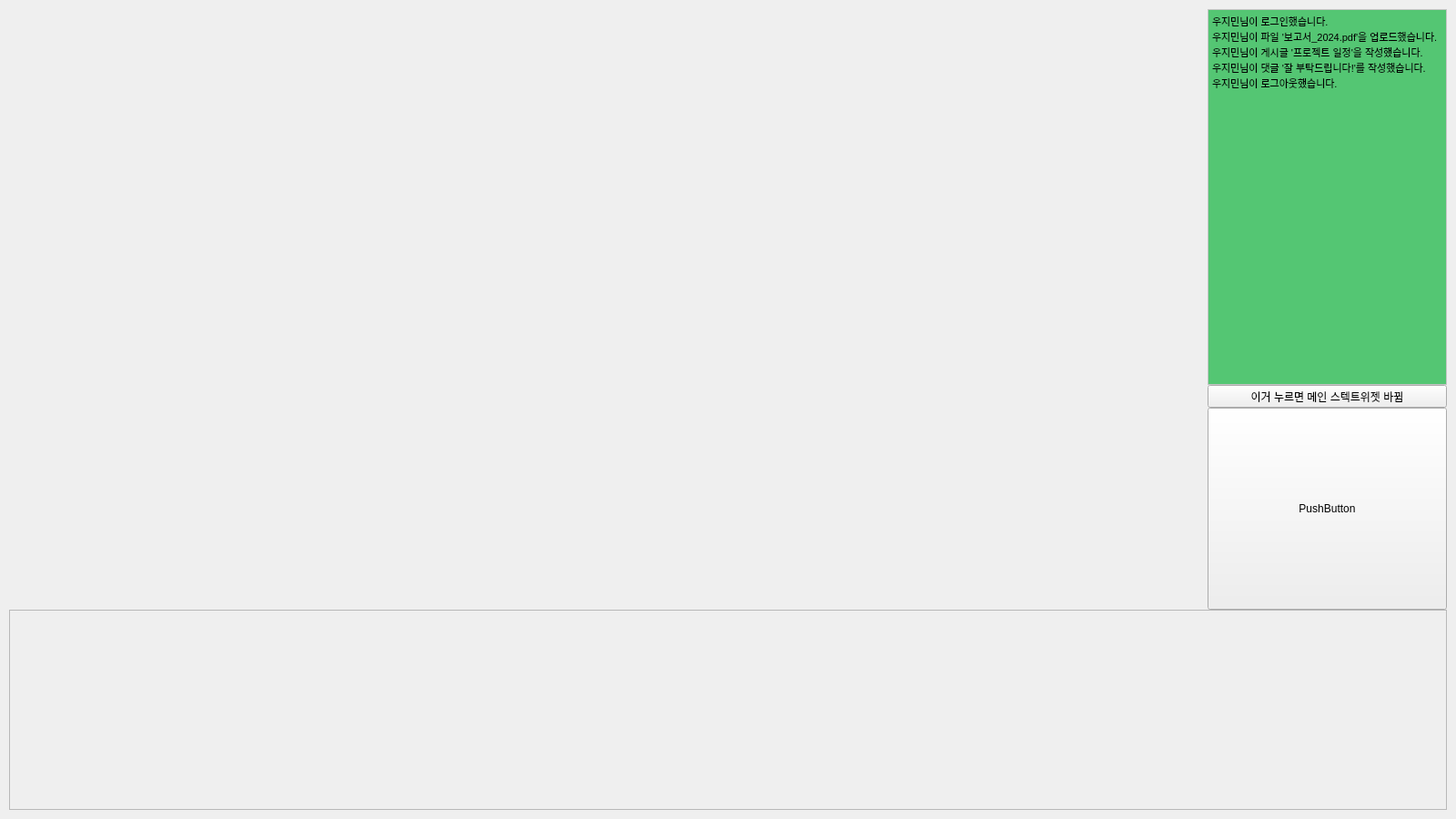
<?xml version="1.0" encoding="UTF-8"?>
<ui version="4.0">
 <class>MainWindow</class>
 <widget class="QMainWindow" name="MainWindow">
  <property name="geometry">
   <rect>
    <x>0</x>
    <y>0</y>
    <width>1600</width>
    <height>900</height>
   </rect>
  </property>
  <property name="minimumSize">
   <size>
    <width>1600</width>
    <height>900</height>
   </size>
  </property>
  <property name="windowTitle">
   <string>MainWindow</string>
  </property>
  <widget class="QWidget" name="centralwidget">
   <layout class="QVBoxLayout" name="verticalLayout_2">
    <property name="spacing">
     <number>0</number>
    </property>
    <property name="leftMargin">
     <number>10</number>
    </property>
    <property name="topMargin">
     <number>10</number>
    </property>
    <property name="rightMargin">
     <number>10</number>
    </property>
    <property name="bottomMargin">
     <number>10</number>
    </property>
    <item>
     <layout class="QVBoxLayout" name="verticalLayout" stretch="1,3,1">
      <property name="spacing">
       <number>0</number>
      </property>
      <property name="sizeConstraint">
       <enum>QLayout::SetDefaultConstraint</enum>
      </property>
      <item>
       <layout class="QHBoxLayout" name="horizontalLayout_3" stretch="4,2,2,4,2,2">
        <property name="spacing">
         <number>0</number>
        </property>
        <property name="rightMargin">
         <number>0</number>
        </property>
        <item>
         <layout class="QVBoxLayout" name="frm_p0_0"/>
        </item>
        <item>
         <layout class="QVBoxLayout" name="frm_p0_1"/>
        </item>
        <item>
         <layout class="QVBoxLayout" name="frm_p0_2"/>
        </item>
        <item>
         <layout class="QVBoxLayout" name="frm_p1_0"/>
        </item>
        <item>
         <layout class="QVBoxLayout" name="frm_p1_1"/>
        </item>
        <item>
         <layout class="QVBoxLayout" name="frm_p1_2"/>
        </item>
       </layout>
      </item>
      <item>
       <layout class="QHBoxLayout" name="horizontalLayout_2" stretch="5,1">
        <property name="spacing">
         <number>0</number>
        </property>
        <property name="leftMargin">
         <number>0</number>
        </property>
        <item>
         <widget class="QStackedWidget" name="stackedWidget">
          <property name="currentIndex">
           <number>1</number>
          </property>
          <widget class="QWidget" name="round_page">
           <layout class="QHBoxLayout" name="horizontalLayout_5" stretch="1,1">
            <property name="spacing">
             <number>0</number>
            </property>
            <property name="leftMargin">
             <number>0</number>
            </property>
            <property name="topMargin">
             <number>0</number>
            </property>
            <property name="rightMargin">
             <number>0</number>
            </property>
            <property name="bottomMargin">
             <number>0</number>
            </property>
            <item>
             <layout class="QGridLayout" name="gridLayout_2">
              <property name="spacing">
               <number>0</number>
              </property>
              <item row="0" column="0">
               <layout class="QVBoxLayout" name="basic_0"/>
              </item>
              <item row="1" column="0">
               <layout class="QVBoxLayout" name="basic_1"/>
              </item>
              <item row="2" column="0">
               <layout class="QVBoxLayout" name="basic_2"/>
              </item>
              <item row="3" column="0">
               <layout class="QVBoxLayout" name="basic_3"/>
              </item>
              <item row="4" column="0">
               <layout class="QVBoxLayout" name="basic_4"/>
              </item>
              <item row="0" column="1">
               <layout class="QVBoxLayout" name="basic_5"/>
              </item>
              <item row="1" column="1">
               <layout class="QVBoxLayout" name="basic_6"/>
              </item>
              <item row="2" column="1">
               <layout class="QVBoxLayout" name="basic_7"/>
              </item>
              <item row="3" column="1">
               <layout class="QVBoxLayout" name="basic_8"/>
              </item>
              <item row="4" column="1">
               <layout class="QVBoxLayout" name="basic_9"/>
              </item>
              <item row="0" column="2">
               <layout class="QVBoxLayout" name="basic_10"/>
              </item>
              <item row="1" column="2">
               <layout class="QVBoxLayout" name="basic_11"/>
              </item>
              <item row="2" column="2">
               <layout class="QVBoxLayout" name="basic_12"/>
              </item>
              <item row="3" column="2">
               <layout class="QVBoxLayout" name="basic_13"/>
              </item>
              <item row="4" column="2">
               <layout class="QVBoxLayout" name="basic_14"/>
              </item>
             </layout>
            </item>
            <item>
             <layout class="QGridLayout" name="gridLayout" rowstretch="1,1,1,1,1" columnstretch="1,1,1">
              <property name="spacing">
               <number>0</number>
              </property>
              <item row="0" column="0">
               <layout class="QVBoxLayout" name="basic_15"/>
              </item>
              <item row="1" column="0">
               <layout class="QVBoxLayout" name="basic_16"/>
              </item>
              <item row="2" column="0">
               <layout class="QVBoxLayout" name="basic_17"/>
              </item>
              <item row="3" column="0">
               <layout class="QVBoxLayout" name="basic_18"/>
              </item>
              <item row="4" column="0">
               <layout class="QVBoxLayout" name="basic_19"/>
              </item>
              <item row="0" column="1">
               <layout class="QVBoxLayout" name="basic_20"/>
              </item>
              <item row="1" column="1">
               <layout class="QVBoxLayout" name="basic_21"/>
              </item>
              <item row="2" column="1">
               <layout class="QVBoxLayout" name="basic_22"/>
              </item>
              <item row="3" column="1">
               <layout class="QVBoxLayout" name="basic_23"/>
              </item>
              <item row="4" column="1">
               <layout class="QVBoxLayout" name="basic_24"/>
              </item>
              <item row="0" column="2">
               <layout class="QVBoxLayout" name="basic_25"/>
              </item>
              <item row="1" column="2">
               <layout class="QVBoxLayout" name="basic_26"/>
              </item>
              <item row="2" column="2">
               <layout class="QVBoxLayout" name="basic_27"/>
              </item>
              <item row="3" column="2">
               <layout class="QVBoxLayout" name="basic_28"/>
              </item>
              <item row="4" column="2">
               <layout class="QVBoxLayout" name="basic_29"/>
              </item>
             </layout>
            </item>
           </layout>
          </widget>
          <widget class="QWidget" name="personal_page">
           <layout class="QHBoxLayout" name="horizontalLayout_6" stretch="1,1">
            <item>
             <layout class="QVBoxLayout" name="frm_main_field"/>
            </item>
            <item>
             <layout class="QVBoxLayout" name="frm_main_card"/>
            </item>
           </layout>
          </widget>
         </widget>
        </item>
        <item>
         <layout class="QVBoxLayout" name="verticalLayout_3" stretch="5,5,3">
          <property name="spacing">
           <number>0</number>
          </property>
          <property name="bottomMargin">
           <number>0</number>
          </property>
          <item>
           <layout class="QVBoxLayout" name="vlo_etc_log">
            <item>
             <widget class="QTextEdit" name="log_2">
              <property name="palette">
               <palette>
                <active>
                 <colorrole role="WindowText">
                  <brush brushstyle="SolidPattern">
                   <color alpha="255">
                    <red>0</red>
                    <green>0</green>
                    <blue>0</blue>
                   </color>
                  </brush>
                 </colorrole>
                 <colorrole role="Button">
                  <brush brushstyle="SolidPattern">
                   <color alpha="255">
                    <red>255</red>
                    <green>255</green>
                    <blue>255</blue>
                   </color>
                  </brush>
                 </colorrole>
                 <colorrole role="Light">
                  <brush brushstyle="SolidPattern">
                   <color alpha="255">
                    <red>255</red>
                    <green>255</green>
                    <blue>255</blue>
                   </color>
                  </brush>
                 </colorrole>
                 <colorrole role="Midlight">
                  <brush brushstyle="SolidPattern">
                   <color alpha="255">
                    <red>255</red>
                    <green>255</green>
                    <blue>255</blue>
                   </color>
                  </brush>
                 </colorrole>
                 <colorrole role="Dark">
                  <brush brushstyle="SolidPattern">
                   <color alpha="255">
                    <red>127</red>
                    <green>127</green>
                    <blue>127</blue>
                   </color>
                  </brush>
                 </colorrole>
                 <colorrole role="Mid">
                  <brush brushstyle="SolidPattern">
                   <color alpha="255">
                    <red>170</red>
                    <green>170</green>
                    <blue>170</blue>
                   </color>
                  </brush>
                 </colorrole>
                 <colorrole role="Text">
                  <brush brushstyle="SolidPattern">
                   <color alpha="255">
                    <red>0</red>
                    <green>0</green>
                    <blue>0</blue>
                   </color>
                  </brush>
                 </colorrole>
                 <colorrole role="BrightText">
                  <brush brushstyle="SolidPattern">
                   <color alpha="255">
                    <red>255</red>
                    <green>255</green>
                    <blue>255</blue>
                   </color>
                  </brush>
                 </colorrole>
                 <colorrole role="ButtonText">
                  <brush brushstyle="SolidPattern">
                   <color alpha="255">
                    <red>0</red>
                    <green>0</green>
                    <blue>0</blue>
                   </color>
                  </brush>
                 </colorrole>
                 <colorrole role="Base">
                  <brush brushstyle="SolidPattern">
                   <color alpha="255">
                    <red>84</red>
                    <green>198</green>
                    <blue>115</blue>
                   </color>
                  </brush>
                 </colorrole>
                 <colorrole role="Window">
                  <brush brushstyle="SolidPattern">
                   <color alpha="255">
                    <red>255</red>
                    <green>255</green>
                    <blue>255</blue>
                   </color>
                  </brush>
                 </colorrole>
                 <colorrole role="Shadow">
                  <brush brushstyle="SolidPattern">
                   <color alpha="255">
                    <red>0</red>
                    <green>0</green>
                    <blue>0</blue>
                   </color>
                  </brush>
                 </colorrole>
                 <colorrole role="AlternateBase">
                  <brush brushstyle="SolidPattern">
                   <color alpha="255">
                    <red>255</red>
                    <green>255</green>
                    <blue>255</blue>
                   </color>
                  </brush>
                 </colorrole>
                 <colorrole role="ToolTipBase">
                  <brush brushstyle="SolidPattern">
                   <color alpha="255">
                    <red>255</red>
                    <green>255</green>
                    <blue>220</blue>
                   </color>
                  </brush>
                 </colorrole>
                 <colorrole role="ToolTipText">
                  <brush brushstyle="SolidPattern">
                   <color alpha="255">
                    <red>0</red>
                    <green>0</green>
                    <blue>0</blue>
                   </color>
                  </brush>
                 </colorrole>
                </active>
                <inactive>
                 <colorrole role="WindowText">
                  <brush brushstyle="SolidPattern">
                   <color alpha="255">
                    <red>0</red>
                    <green>0</green>
                    <blue>0</blue>
                   </color>
                  </brush>
                 </colorrole>
                 <colorrole role="Button">
                  <brush brushstyle="SolidPattern">
                   <color alpha="255">
                    <red>255</red>
                    <green>255</green>
                    <blue>255</blue>
                   </color>
                  </brush>
                 </colorrole>
                 <colorrole role="Light">
                  <brush brushstyle="SolidPattern">
                   <color alpha="255">
                    <red>255</red>
                    <green>255</green>
                    <blue>255</blue>
                   </color>
                  </brush>
                 </colorrole>
                 <colorrole role="Midlight">
                  <brush brushstyle="SolidPattern">
                   <color alpha="255">
                    <red>255</red>
                    <green>255</green>
                    <blue>255</blue>
                   </color>
                  </brush>
                 </colorrole>
                 <colorrole role="Dark">
                  <brush brushstyle="SolidPattern">
                   <color alpha="255">
                    <red>127</red>
                    <green>127</green>
                    <blue>127</blue>
                   </color>
                  </brush>
                 </colorrole>
                 <colorrole role="Mid">
                  <brush brushstyle="SolidPattern">
                   <color alpha="255">
                    <red>170</red>
                    <green>170</green>
                    <blue>170</blue>
                   </color>
                  </brush>
                 </colorrole>
                 <colorrole role="Text">
                  <brush brushstyle="SolidPattern">
                   <color alpha="255">
                    <red>0</red>
                    <green>0</green>
                    <blue>0</blue>
                   </color>
                  </brush>
                 </colorrole>
                 <colorrole role="BrightText">
                  <brush brushstyle="SolidPattern">
                   <color alpha="255">
                    <red>255</red>
                    <green>255</green>
                    <blue>255</blue>
                   </color>
                  </brush>
                 </colorrole>
                 <colorrole role="ButtonText">
                  <brush brushstyle="SolidPattern">
                   <color alpha="255">
                    <red>0</red>
                    <green>0</green>
                    <blue>0</blue>
                   </color>
                  </brush>
                 </colorrole>
                 <colorrole role="Base">
                  <brush brushstyle="SolidPattern">
                   <color alpha="255">
                    <red>84</red>
                    <green>198</green>
                    <blue>115</blue>
                   </color>
                  </brush>
                 </colorrole>
                 <colorrole role="Window">
                  <brush brushstyle="SolidPattern">
                   <color alpha="255">
                    <red>255</red>
                    <green>255</green>
                    <blue>255</blue>
                   </color>
                  </brush>
                 </colorrole>
                 <colorrole role="Shadow">
                  <brush brushstyle="SolidPattern">
                   <color alpha="255">
                    <red>0</red>
                    <green>0</green>
                    <blue>0</blue>
                   </color>
                  </brush>
                 </colorrole>
                 <colorrole role="AlternateBase">
                  <brush brushstyle="SolidPattern">
                   <color alpha="255">
                    <red>255</red>
                    <green>255</green>
                    <blue>255</blue>
                   </color>
                  </brush>
                 </colorrole>
                 <colorrole role="ToolTipBase">
                  <brush brushstyle="SolidPattern">
                   <color alpha="255">
                    <red>255</red>
                    <green>255</green>
                    <blue>220</blue>
                   </color>
                  </brush>
                 </colorrole>
                 <colorrole role="ToolTipText">
                  <brush brushstyle="SolidPattern">
                   <color alpha="255">
                    <red>0</red>
                    <green>0</green>
                    <blue>0</blue>
                   </color>
                  </brush>
                 </colorrole>
                </inactive>
                <disabled>
                 <colorrole role="WindowText">
                  <brush brushstyle="SolidPattern">
                   <color alpha="255">
                    <red>127</red>
                    <green>127</green>
                    <blue>127</blue>
                   </color>
                  </brush>
                 </colorrole>
                 <colorrole role="Button">
                  <brush brushstyle="SolidPattern">
                   <color alpha="255">
                    <red>255</red>
                    <green>255</green>
                    <blue>255</blue>
                   </color>
                  </brush>
                 </colorrole>
                 <colorrole role="Light">
                  <brush brushstyle="SolidPattern">
                   <color alpha="255">
                    <red>255</red>
                    <green>255</green>
                    <blue>255</blue>
                   </color>
                  </brush>
                 </colorrole>
                 <colorrole role="Midlight">
                  <brush brushstyle="SolidPattern">
                   <color alpha="255">
                    <red>255</red>
                    <green>255</green>
                    <blue>255</blue>
                   </color>
                  </brush>
                 </colorrole>
                 <colorrole role="Dark">
                  <brush brushstyle="SolidPattern">
                   <color alpha="255">
                    <red>127</red>
                    <green>127</green>
                    <blue>127</blue>
                   </color>
                  </brush>
                 </colorrole>
                 <colorrole role="Mid">
                  <brush brushstyle="SolidPattern">
                   <color alpha="255">
                    <red>170</red>
                    <green>170</green>
                    <blue>170</blue>
                   </color>
                  </brush>
                 </colorrole>
                 <colorrole role="Text">
                  <brush brushstyle="SolidPattern">
                   <color alpha="255">
                    <red>127</red>
                    <green>127</green>
                    <blue>127</blue>
                   </color>
                  </brush>
                 </colorrole>
                 <colorrole role="BrightText">
                  <brush brushstyle="SolidPattern">
                   <color alpha="255">
                    <red>255</red>
                    <green>255</green>
                    <blue>255</blue>
                   </color>
                  </brush>
                 </colorrole>
                 <colorrole role="ButtonText">
                  <brush brushstyle="SolidPattern">
                   <color alpha="255">
                    <red>127</red>
                    <green>127</green>
                    <blue>127</blue>
                   </color>
                  </brush>
                 </colorrole>
                 <colorrole role="Base">
                  <brush brushstyle="SolidPattern">
                   <color alpha="255">
                    <red>255</red>
                    <green>255</green>
                    <blue>255</blue>
                   </color>
                  </brush>
                 </colorrole>
                 <colorrole role="Window">
                  <brush brushstyle="SolidPattern">
                   <color alpha="255">
                    <red>255</red>
                    <green>255</green>
                    <blue>255</blue>
                   </color>
                  </brush>
                 </colorrole>
                 <colorrole role="Shadow">
                  <brush brushstyle="SolidPattern">
                   <color alpha="255">
                    <red>0</red>
                    <green>0</green>
                    <blue>0</blue>
                   </color>
                  </brush>
                 </colorrole>
                 <colorrole role="AlternateBase">
                  <brush brushstyle="SolidPattern">
                   <color alpha="255">
                    <red>255</red>
                    <green>255</green>
                    <blue>255</blue>
                   </color>
                  </brush>
                 </colorrole>
                 <colorrole role="ToolTipBase">
                  <brush brushstyle="SolidPattern">
                   <color alpha="255">
                    <red>255</red>
                    <green>255</green>
                    <blue>220</blue>
                   </color>
                  </brush>
                 </colorrole>
                 <colorrole role="ToolTipText">
                  <brush brushstyle="SolidPattern">
                   <color alpha="255">
                    <red>0</red>
                    <green>0</green>
                    <blue>0</blue>
                   </color>
                  </brush>
                 </colorrole>
                </disabled>
               </palette>
              </property>
              <property name="font">
               <font>
                <pointsize>10</pointsize>
               </font>
              </property>
              <property name="html">
               <string>&lt;!DOCTYPE HTML PUBLIC &quot;-//W3C//DTD HTML 4.0//EN&quot; &quot;http://www.w3.org/TR/REC-html40/strict.dtd&quot;&gt;
&lt;html&gt;&lt;head&gt;&lt;meta name=&quot;qrichtext&quot; content=&quot;1&quot; /&gt;&lt;style type=&quot;text/css&quot;&gt;
p, li { white-space: pre-wrap; }
&lt;/style&gt;&lt;/head&gt;&lt;body style=&quot; font-family:'.AppleSystemUIFont'; font-size:10pt; font-weight:400; font-style:normal;&quot;&gt;
&lt;p style=&quot; margin-top:0px; margin-bottom:0px; margin-left:0px; margin-right:0px; -qt-block-indent:0; text-indent:0px;&quot;&gt;&lt;span style=&quot; font-size:8pt;&quot;&gt;우지민님이 로그인했습니다.&lt;/span&gt;&lt;/p&gt;
&lt;p style=&quot; margin-top:0px; margin-bottom:0px; margin-left:0px; margin-right:0px; -qt-block-indent:0; text-indent:0px;&quot;&gt;&lt;span style=&quot; font-size:8pt;&quot;&gt;우지민님이 파일 '보고서_2024.pdf'을 업로드했습니다.&lt;/span&gt;&lt;/p&gt;
&lt;p style=&quot; margin-top:0px; margin-bottom:0px; margin-left:0px; margin-right:0px; -qt-block-indent:0; text-indent:0px;&quot;&gt;&lt;span style=&quot; font-size:8pt;&quot;&gt;우지민님이 게시글 '프로젝트 일정'을 작성했습니다.&lt;/span&gt;&lt;/p&gt;
&lt;p style=&quot; margin-top:0px; margin-bottom:0px; margin-left:0px; margin-right:0px; -qt-block-indent:0; text-indent:0px;&quot;&gt;&lt;span style=&quot; font-size:8pt;&quot;&gt;우지민님이 댓글 '잘 부탁드립니다!'를 작성했습니다.&lt;/span&gt;&lt;/p&gt;
&lt;p style=&quot; margin-top:0px; margin-bottom:0px; margin-left:0px; margin-right:0px; -qt-block-indent:0; text-indent:0px;&quot;&gt;&lt;span style=&quot; font-size:8pt;&quot;&gt;우지민님이 로그아웃했습니다.&lt;/span&gt;&lt;/p&gt;
&lt;p style=&quot;-qt-paragraph-type:empty; margin-top:0px; margin-bottom:0px; margin-left:0px; margin-right:0px; -qt-block-indent:0; text-indent:0px; font-size:8pt;&quot;&gt;&lt;br /&gt;&lt;/p&gt;&lt;/body&gt;&lt;/html&gt;</string>
              </property>
             </widget>
            </item>
           </layout>
          </item>
          <item>
           <layout class="QVBoxLayout" name="verticalLayout_36">
            <property name="spacing">
             <number>0</number>
            </property>
            <property name="leftMargin">
             <number>0</number>
            </property>
            <property name="topMargin">
             <number>0</number>
            </property>
            <property name="rightMargin">
             <number>0</number>
            </property>
            <property name="bottomMargin">
             <number>0</number>
            </property>
            <item>
             <layout class="QVBoxLayout" name="vlo_etc_workerboard">
              <property name="spacing">
               <number>6</number>
              </property>
             </layout>
            </item>
            <item>
             <layout class="QVBoxLayout" name="vlo_etc_information">
              <property name="spacing">
               <number>6</number>
              </property>
             </layout>
            </item>
           </layout>
          </item>
          <item>
           <layout class="QVBoxLayout" name="verticalLayout_37">
            <item>
             <widget class="QPushButton" name="log">
              <property name="sizePolicy">
               <sizepolicy hsizetype="Minimum" vsizetype="Minimum">
                <horstretch>0</horstretch>
                <verstretch>0</verstretch>
               </sizepolicy>
              </property>
              <property name="maximumSize">
               <size>
                <width>16777215</width>
                <height>25</height>
               </size>
              </property>
              <property name="text">
               <string>이거 누르면 메인 스텍트위젯 바뀜</string>
              </property>
             </widget>
            </item>
            <item>
             <widget class="QPushButton" name="pushButton_3">
              <property name="sizePolicy">
               <sizepolicy hsizetype="Minimum" vsizetype="Minimum">
                <horstretch>0</horstretch>
                <verstretch>0</verstretch>
               </sizepolicy>
              </property>
              <property name="text">
               <string>PushButton</string>
              </property>
             </widget>
            </item>
           </layout>
          </item>
         </layout>
        </item>
       </layout>
      </item>
      <item>
       <layout class="QHBoxLayout" name="horizontalLayout" stretch="2">
        <property name="spacing">
         <number>0</number>
        </property>
        <item>
         <widget class="QFrame" name="frame_11">
          <property name="frameShape">
           <enum>QFrame::StyledPanel</enum>
          </property>
          <property name="frameShadow">
           <enum>QFrame::Raised</enum>
          </property>
          <layout class="QHBoxLayout" name="horizontalLayout_4" stretch="4,2,2,4,2,2">
           <property name="spacing">
            <number>0</number>
           </property>
           <property name="leftMargin">
            <number>0</number>
           </property>
           <property name="topMargin">
            <number>0</number>
           </property>
           <property name="rightMargin">
            <number>0</number>
           </property>
           <property name="bottomMargin">
            <number>0</number>
           </property>
           <item>
            <layout class="QVBoxLayout" name="frm_p2_0"/>
           </item>
           <item>
            <layout class="QVBoxLayout" name="frm_p2_1"/>
           </item>
           <item>
            <layout class="QVBoxLayout" name="frm_p2_2"/>
           </item>
           <item>
            <layout class="QVBoxLayout" name="frm_p3_0"/>
           </item>
           <item>
            <layout class="QVBoxLayout" name="frm_p3_1"/>
           </item>
           <item>
            <layout class="QVBoxLayout" name="frm_p3_2"/>
           </item>
          </layout>
         </widget>
        </item>
       </layout>
      </item>
     </layout>
    </item>
   </layout>
  </widget>
 </widget>
 <resources/>
 <connections/>
</ui>
